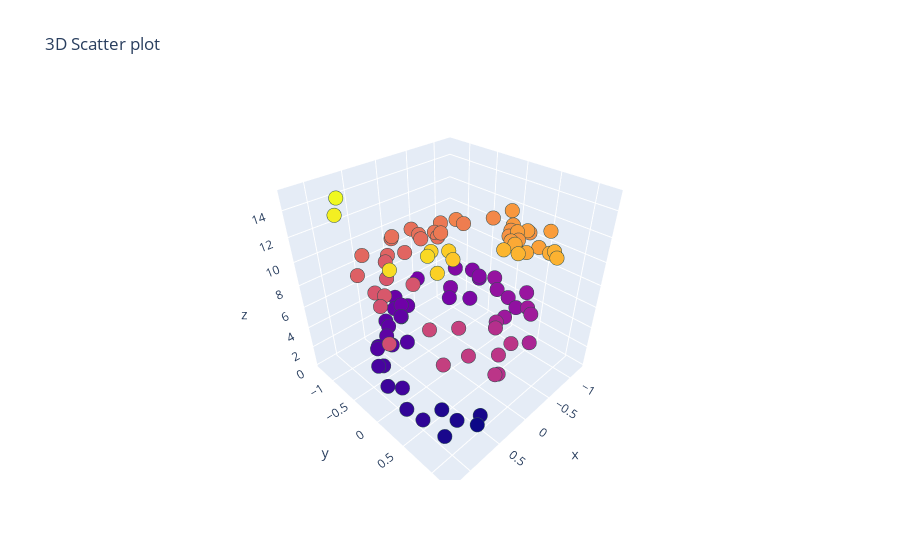

Here is the notebook cell this chart was saved with:
### Code cell
import plotly.graph_objects as go
import numpy as np

p = 100
z = 15 * np.random.random(100)
x = np.sin(z) + 0.2 * np.random.randn(100)
y = np.cos(z) + 0.2 * np.random.randn(100)
c = 50 * np.random.random(100)
trace = go.Scatter3d(
   x = x, y = y, z = z,mode = 'markers', marker = dict(
      size = 5, line=dict(width=1,color='DarkSlateGrey'),
      color = z #, # set color to an array/list of desired values
      #colorscale = 'Inferno'
      )
   )
layout = go.Layout(title = '3D Scatter plot')
fig = go.Figure(data = [trace], layout = layout)
#iplot(fig)

fig.show()
